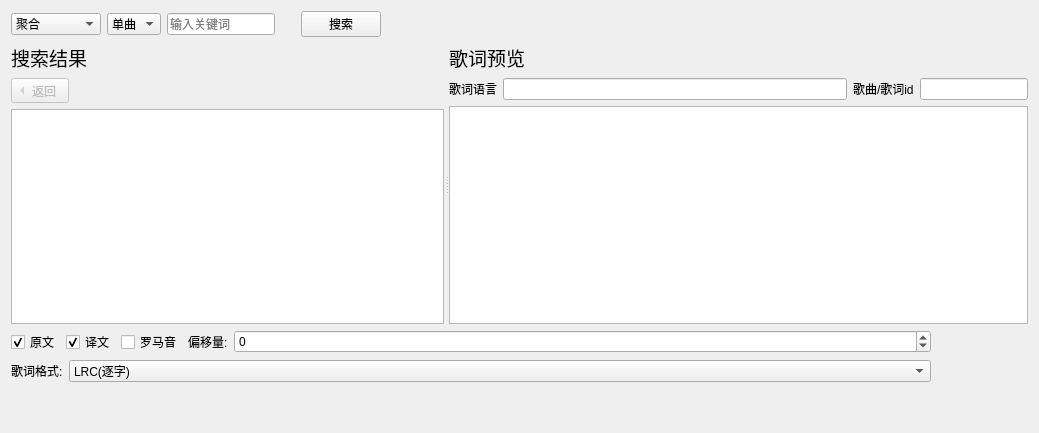
<?xml version="1.0" encoding="UTF-8"?>
<ui version="4.0">
 <class>search_base</class>
 <widget class="QWidget" name="search_base">
  <property name="geometry">
   <rect>
    <x>0</x>
    <y>0</y>
    <width>1039</width>
    <height>433</height>
   </rect>
  </property>
  <layout class="QVBoxLayout" name="verticalLayout">
   <item>
    <layout class="QHBoxLayout" name="horizontalLayout">
     <item>
      <widget class="QComboBox" name="source_comboBox">
       <item>
        <property name="text">
         <string>聚合</string>
        </property>
       </item>
       <item>
        <property name="text">
         <string>QQ音乐</string>
        </property>
       </item>
       <item>
        <property name="text">
         <string>酷狗音乐</string>
        </property>
       </item>
       <item>
        <property name="text">
         <string>网易云音乐</string>
        </property>
       </item>
      </widget>
     </item>
     <item>
      <widget class="QComboBox" name="search_type_comboBox">
       <item>
        <property name="text">
         <string>单曲</string>
        </property>
       </item>
       <item>
        <property name="text">
         <string>专辑</string>
        </property>
       </item>
       <item>
        <property name="text">
         <string>歌单</string>
        </property>
       </item>
      </widget>
     </item>
     <item>
      <widget class="QLineEdit" name="search_keyword_lineEdit">
       <property name="sizePolicy">
        <sizepolicy hsizetype="Fixed" vsizetype="Fixed">
         <horstretch>0</horstretch>
         <verstretch>0</verstretch>
        </sizepolicy>
       </property>
       <property name="inputMask">
        <string/>
       </property>
       <property name="text">
        <string/>
       </property>
       <property name="placeholderText">
        <string>输入关键词</string>
       </property>
      </widget>
     </item>
     <item>
      <spacer name="horizontalSpacer_2">
       <property name="orientation">
        <enum>Qt::Orientation::Horizontal</enum>
       </property>
       <property name="sizeType">
        <enum>QSizePolicy::Policy::Fixed</enum>
       </property>
       <property name="sizeHint" stdset="0">
        <size>
         <width>20</width>
         <height>20</height>
        </size>
       </property>
      </spacer>
     </item>
     <item>
      <widget class="QPushButton" name="search_pushButton">
       <property name="text">
        <string>搜索</string>
       </property>
      </widget>
     </item>
     <item>
      <spacer name="horizontalSpacer">
       <property name="orientation">
        <enum>Qt::Orientation::Horizontal</enum>
       </property>
       <property name="sizeHint" stdset="0">
        <size>
         <width>40</width>
         <height>20</height>
        </size>
       </property>
      </spacer>
     </item>
    </layout>
   </item>
   <item>
    <widget class="QSplitter" name="splitter">
     <property name="sizePolicy">
      <sizepolicy hsizetype="Expanding" vsizetype="Expanding">
       <horstretch>0</horstretch>
       <verstretch>0</verstretch>
      </sizepolicy>
     </property>
     <property name="orientation">
      <enum>Qt::Orientation::Horizontal</enum>
     </property>
     <property name="opaqueResize">
      <bool>true</bool>
     </property>
     <property name="handleWidth">
      <number>5</number>
     </property>
     <property name="childrenCollapsible">
      <bool>false</bool>
     </property>
     <widget class="QWidget" name="layoutWidget_2">
      <layout class="QVBoxLayout" name="verticalLayout_3">
       <item>
        <widget class="QLabel" name="result_label">
         <property name="sizePolicy">
          <sizepolicy hsizetype="Fixed" vsizetype="Fixed">
           <horstretch>0</horstretch>
           <verstretch>0</verstretch>
          </sizepolicy>
         </property>
         <property name="font">
          <font>
           <pointsize>14</pointsize>
          </font>
         </property>
         <property name="text">
          <string>搜索结果</string>
         </property>
        </widget>
       </item>
       <item>
        <widget class="QToolButton" name="return_toolButton">
         <property name="enabled">
          <bool>false</bool>
         </property>
         <property name="text">
          <string>返回</string>
         </property>
         <property name="toolButtonStyle">
          <enum>Qt::ToolButtonStyle::ToolButtonTextBesideIcon</enum>
         </property>
         <property name="autoRaise">
          <bool>false</bool>
         </property>
         <property name="arrowType">
          <enum>Qt::ArrowType::LeftArrow</enum>
         </property>
        </widget>
       </item>
       <item>
        <widget class="ProportionallyStretchedTableWidget" name="results_tableWidget">
         <property name="sizePolicy">
          <sizepolicy hsizetype="Expanding" vsizetype="Expanding">
           <horstretch>0</horstretch>
           <verstretch>0</verstretch>
          </sizepolicy>
         </property>
         <property name="horizontalScrollBarPolicy">
          <enum>Qt::ScrollBarPolicy::ScrollBarAsNeeded</enum>
         </property>
         <property name="sizeAdjustPolicy">
          <enum>QAbstractScrollArea::SizeAdjustPolicy::AdjustIgnored</enum>
         </property>
         <property name="editTriggers">
          <set>QAbstractItemView::EditTrigger::NoEditTriggers</set>
         </property>
         <property name="showDropIndicator" stdset="0">
          <bool>false</bool>
         </property>
         <property name="selectionMode">
          <enum>QAbstractItemView::SelectionMode::SingleSelection</enum>
         </property>
         <property name="selectionBehavior">
          <enum>QAbstractItemView::SelectionBehavior::SelectRows</enum>
         </property>
         <property name="showGrid">
          <bool>false</bool>
         </property>
         <property name="gridStyle">
          <enum>Qt::PenStyle::SolidLine</enum>
         </property>
         <attribute name="horizontalHeaderVisible">
          <bool>true</bool>
         </attribute>
         <attribute name="horizontalHeaderCascadingSectionResizes">
          <bool>false</bool>
         </attribute>
         <attribute name="horizontalHeaderDefaultSectionSize">
          <number>100</number>
         </attribute>
         <attribute name="horizontalHeaderHighlightSections">
          <bool>true</bool>
         </attribute>
         <attribute name="horizontalHeaderShowSortIndicator" stdset="0">
          <bool>false</bool>
         </attribute>
         <attribute name="horizontalHeaderStretchLastSection">
          <bool>false</bool>
         </attribute>
         <attribute name="verticalHeaderVisible">
          <bool>false</bool>
         </attribute>
        </widget>
       </item>
      </layout>
     </widget>
     <widget class="QWidget" name="layoutWidget_3">
      <layout class="QVBoxLayout" name="verticalLayout_8">
       <item>
        <widget class="QLabel" name="label_8">
         <property name="sizePolicy">
          <sizepolicy hsizetype="Fixed" vsizetype="Fixed">
           <horstretch>0</horstretch>
           <verstretch>0</verstretch>
          </sizepolicy>
         </property>
         <property name="font">
          <font>
           <pointsize>14</pointsize>
          </font>
         </property>
         <property name="text">
          <string>歌词预览</string>
         </property>
        </widget>
       </item>
       <item>
        <layout class="QHBoxLayout" name="horizontalLayout_5">
         <item>
          <widget class="QLabel" name="label_2">
           <property name="text">
            <string>歌词语言</string>
           </property>
          </widget>
         </item>
         <item>
          <widget class="QLineEdit" name="lyric_langs_lineEdit">
           <property name="text">
            <string/>
           </property>
           <property name="readOnly">
            <bool>true</bool>
           </property>
          </widget>
         </item>
         <item>
          <widget class="QLabel" name="label_3">
           <property name="text">
            <string>歌曲/歌词id</string>
           </property>
          </widget>
         </item>
         <item>
          <widget class="QLineEdit" name="songid_lineEdit">
           <property name="sizePolicy">
            <sizepolicy hsizetype="Fixed" vsizetype="Fixed">
             <horstretch>0</horstretch>
             <verstretch>0</verstretch>
            </sizepolicy>
           </property>
           <property name="readOnly">
            <bool>true</bool>
           </property>
          </widget>
         </item>
        </layout>
       </item>
       <item>
        <widget class="QPlainTextEdit" name="preview_plainTextEdit">
         <property name="sizePolicy">
          <sizepolicy hsizetype="MinimumExpanding" vsizetype="Expanding">
           <horstretch>0</horstretch>
           <verstretch>0</verstretch>
          </sizepolicy>
         </property>
         <property name="lineWrapMode">
          <enum>QPlainTextEdit::LineWrapMode::NoWrap</enum>
         </property>
         <property name="readOnly">
          <bool>true</bool>
         </property>
        </widget>
       </item>
      </layout>
     </widget>
    </widget>
   </item>
   <item>
    <layout class="QHBoxLayout" name="bottom_horizontalLayout">
     <item>
      <layout class="QVBoxLayout" name="control_verticalLayout">
       <item>
        <layout class="QHBoxLayout" name="horizontalLayout_7"/>
       </item>
       <item>
        <layout class="QHBoxLayout" name="horizontalLayout_8">
         <item>
          <widget class="QCheckBox" name="original_checkBox">
           <property name="sizePolicy">
            <sizepolicy hsizetype="Fixed" vsizetype="Fixed">
             <horstretch>0</horstretch>
             <verstretch>0</verstretch>
            </sizepolicy>
           </property>
           <property name="text">
            <string>原文</string>
           </property>
           <property name="checked">
            <bool>true</bool>
           </property>
          </widget>
         </item>
         <item>
          <widget class="QCheckBox" name="translate_checkBox">
           <property name="sizePolicy">
            <sizepolicy hsizetype="Fixed" vsizetype="Fixed">
             <horstretch>0</horstretch>
             <verstretch>0</verstretch>
            </sizepolicy>
           </property>
           <property name="text">
            <string>译文</string>
           </property>
           <property name="checked">
            <bool>true</bool>
           </property>
          </widget>
         </item>
         <item>
          <widget class="QCheckBox" name="romanized_checkBox">
           <property name="sizePolicy">
            <sizepolicy hsizetype="Fixed" vsizetype="Fixed">
             <horstretch>0</horstretch>
             <verstretch>0</verstretch>
            </sizepolicy>
           </property>
           <property name="text">
            <string>罗马音</string>
           </property>
          </widget>
         </item>
         <item>
          <widget class="QLabel" name="label_5">
           <property name="sizePolicy">
            <sizepolicy hsizetype="Fixed" vsizetype="Preferred">
             <horstretch>0</horstretch>
             <verstretch>0</verstretch>
            </sizepolicy>
           </property>
           <property name="text">
            <string>偏移量:</string>
           </property>
          </widget>
         </item>
         <item>
          <widget class="QSpinBox" name="offset_spinBox">
           <property name="sizePolicy">
            <sizepolicy hsizetype="Preferred" vsizetype="Fixed">
             <horstretch>0</horstretch>
             <verstretch>0</verstretch>
            </sizepolicy>
           </property>
           <property name="minimum">
            <number>-999999999</number>
           </property>
           <property name="maximum">
            <number>999999999</number>
           </property>
           <property name="singleStep">
            <number>100</number>
           </property>
          </widget>
         </item>
        </layout>
       </item>
       <item>
        <layout class="QHBoxLayout" name="horizontalLayout_9">
         <item>
          <widget class="QLabel" name="label_9">
           <property name="sizePolicy">
            <sizepolicy hsizetype="Fixed" vsizetype="Preferred">
             <horstretch>0</horstretch>
             <verstretch>0</verstretch>
            </sizepolicy>
           </property>
           <property name="text">
            <string>歌词格式:</string>
           </property>
          </widget>
         </item>
         <item>
          <widget class="QComboBox" name="lyricsformat_comboBox">
           <item>
            <property name="text">
             <string>LRC(逐字)</string>
            </property>
           </item>
           <item>
            <property name="text">
             <string>LRC(逐行)</string>
            </property>
           </item>
           <item>
            <property name="text">
             <string>增强型LRC(ESLyric)</string>
            </property>
           </item>
           <item>
            <property name="text">
             <string>SRT</string>
            </property>
           </item>
           <item>
            <property name="text">
             <string>ASS</string>
            </property>
           </item>
           <item>
            <property name="text">
             <string>LRC(maru.re)</string>
            </property>
           </item>
          </widget>
         </item>
        </layout>
       </item>
       <item>
        <spacer name="control_verticalSpacer">
         <property name="orientation">
          <enum>Qt::Orientation::Vertical</enum>
         </property>
         <property name="sizeType">
          <enum>QSizePolicy::Policy::Preferred</enum>
         </property>
         <property name="sizeHint" stdset="0">
          <size>
           <width>20</width>
           <height>40</height>
          </size>
         </property>
        </spacer>
       </item>
      </layout>
     </item>
     <item>
      <spacer name="horizontalSpacer_3">
       <property name="orientation">
        <enum>Qt::Orientation::Horizontal</enum>
       </property>
       <property name="sizeType">
        <enum>QSizePolicy::Policy::Maximum</enum>
       </property>
       <property name="sizeHint" stdset="0">
        <size>
         <width>97</width>
         <height>20</height>
        </size>
       </property>
      </spacer>
     </item>
    </layout>
   </item>
  </layout>
 </widget>
 <customwidgets>
  <customwidget>
   <class>ProportionallyStretchedTableWidget</class>
   <extends>QTableWidget</extends>
   <header>ui.custom_widgets</header>
  </customwidget>
 </customwidgets>
 <resources/>
 <connections/>
</ui>
